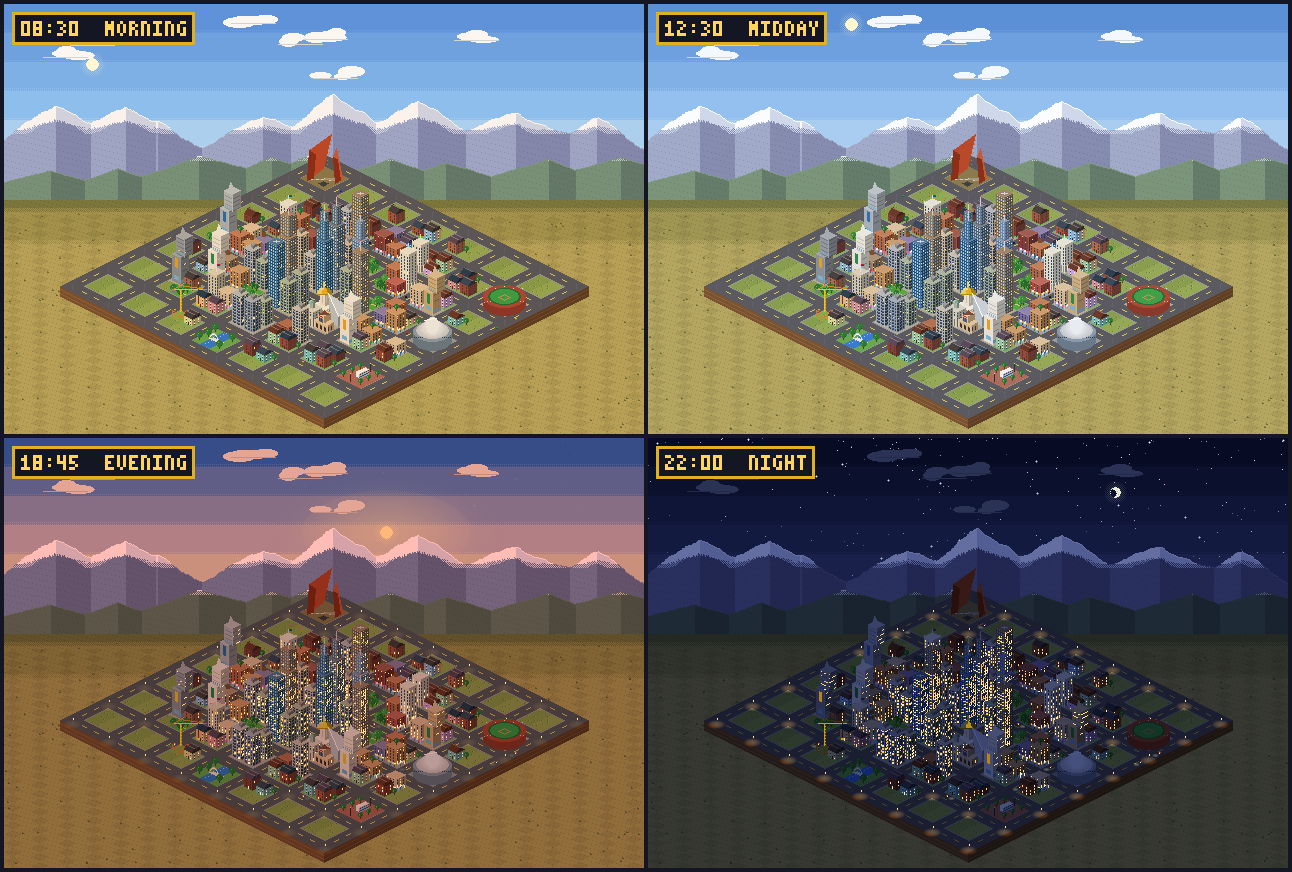

Reproduce this figure in Python.
#!/usr/bin/env python3
"""Render the city at several local times and assemble a 2x2 contact sheet.
Usage: python3 tod_sheet.py [HH:MM ...]  (default 08:30 12:30 18:45 22:00)"""
import os, sys, json, subprocess
from PIL import Image, ImageDraw
times = sys.argv[1:] or ['08:30', '12:30', '18:45', '22:00']
src = open('render.py').read()
FONT = {}
exec('FONT = ' + src.split('FONT = ')[1].split('def text')[0], globals())
def label(s, fg, bg=(20, 22, 36), border=(224, 176, 32)):
    w = 4 * len(s) + 5; im = Image.new('RGB', (w, 11), bg); d = ImageDraw.Draw(im)
    d.rectangle([0, 0, w - 1, 10], outline=border)
    x = 3
    for ch in s.upper():
        for i, bit in enumerate(FONT.get(ch, FONT[' '])):
            if bit == '1': im.putpixel((x + i % 3, 3 + i // 3), fg)
        x += 4
    return im.resize((w * 3, 33), Image.NEAREST)
cells = []
for t in times:
    out = 'tod_%s.png' % t.replace(':', '')
    subprocess.run(['python3', 'render.py', 'city.json', out], check=True, env=dict(os.environ, MC_TIME=t), capture_output=True)
    base = '/tmp/tod_base_%s.png' % t.replace(':', '')
    subprocess.run(['python3', 'render.py', 'city.json', base], check=True, env=dict(os.environ, MC_TIME=t, MC_SCALE='1'), capture_output=True)
    L = json.loads(subprocess.run(['node', 'lighting.js', t], capture_output=True, text=True, check=True).stdout)
    cell = Image.open(base).convert('RGB').crop((0, 0, 640, 430))
    cells.append((cell, '%s  %s' % (t, L['phase'])))
    print('wrote', out)
cw, ch = 640, 430; gap = 4
sheet = Image.new('RGB', (cw * 2 + gap * 3, ch * 2 + gap * 3), (20, 22, 36))
for i, (cell, txt) in enumerate(cells):
    x, y = gap + (i % 2) * (cw + gap), gap + (i // 2) * (ch + gap)
    sheet.paste(cell, (x, y))
    sheet.paste(label(txt, (255, 214, 90)), (x + 8, y + 8))
sheet.save('tod_sheet.png'); print('wrote tod_sheet.png', sheet.size)
